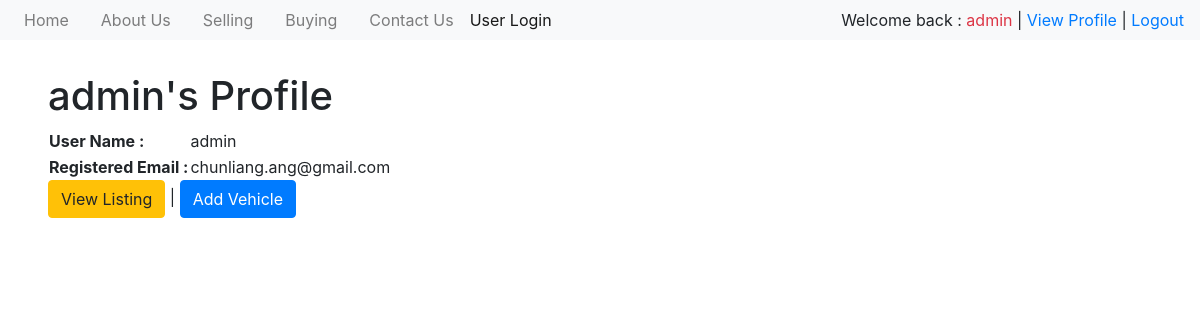
The page /profile/ (signed in) on the database its author committed.
### accounts/models.py (models this page shows)
class MyUser(AbstractUser):
    pass

### accounts/views.py (the view)
# urls.py: path('profile/', profile, name='profile'),
@login_required
def profile(request):
    User = get_user_model()
    user = User.objects.get(email=request.user.email)
    return render(request, 'profile.html', {
        'user' : user
    })

### accounts/templates/profile.html (shortened to what this page needs)
{%extends 'base.html' %}
{%block title %}
<h1>{{ user }}'s Profile</h1>
{%endblock %}
{%block content %}
  <table>
    <tr>
      <th>User Name :</th>
      <td>{{ user }}</td>
    </tr>
    <tr>
        <th>Registered Email :</th>
        <td>{{ user.email }}</td>
    </tr>
  </table>
  <a class="btn btn-warning" href='{% url 'listing' %}'>View Listing</a> |
  <a class="btn btn-primary" href='{% url 'add_listing' %}'>Add Vehicle</a>
{%endblock%}

### templates/base.html (shortened to what this page needs)
<!doctype html>
<html lang="en">
<head>
  <link rel="stylesheet" href="https://maxcdn.bootstrapcdn.com/bootstrap/4.0.0/css/bootstrap.min.css">
  <link rel="stylesheet" href="https://cdnjs.cloudflare.com/ajax/libs/animate.css/3.7.2/animate.css" type="text/css" />
  <link rel="stylesheet" href="https://cdnjs.cloudflare.com/ajax/libs/font-awesome/4.7.0/css/font-awesome.min.css">
</head>
<body>
  <main class="container-fluid px-0 pt-4 mx-0">
    <nav class="navbar fixed-top navbar-expand-lg navbar-light bg-light py-0">
      <div class="collapse navbar-collapse" id="navbarSupportedContent">
        <ul class="navbar-nav mr-auto">
          <li class="nav-item mr-lg-3 ">
            <a class="nav-link" href="">Home <span class="sr-only .sr-only-focusable">(current)</span></a>
          </li>
          <li class="nav-item mr-lg-3">
            <a class="nav-link" href="">About Us</a>
          </li>
          <li class="nav-item mr-lg-3">
            <a class="nav-link" href="">Selling</a>
          </li>
          <li class="nav-item mr-lg-3 ">
            <a class="nav-link" href="">Buying</a>
          </li>
          <li class="nav-item">
            <a class="nav-link" href="">Contact Us</a>
          </li>
          <li class="nav-item">
            <a class="nav-link active" href=""  >User Login</a>
          </li>
        </ul>
        <div>
            {% if user.is_authenticated %}
            {% if request.user.username %}
              Welcome back : <span class="text-danger"> {{request.user.username}}</span> |
            {% endif %}
              <a href="{% url 'profile' %}"> View Profile </a>|
              <a href="{% url 'logout' %}"> Logout </a>
            {% endif %}
        </div class="mr-5">
      </div>
    </nav>
    <div class="p-5">
    {% block title %}    {% endblock %}
    {% block content %}    {% endblock %}
    </div>
  </main>
</body>
</html>

### rows shown on the page
MyUser: user.username "admin", username "admin", email "chunliang.ang@gmail.com"
